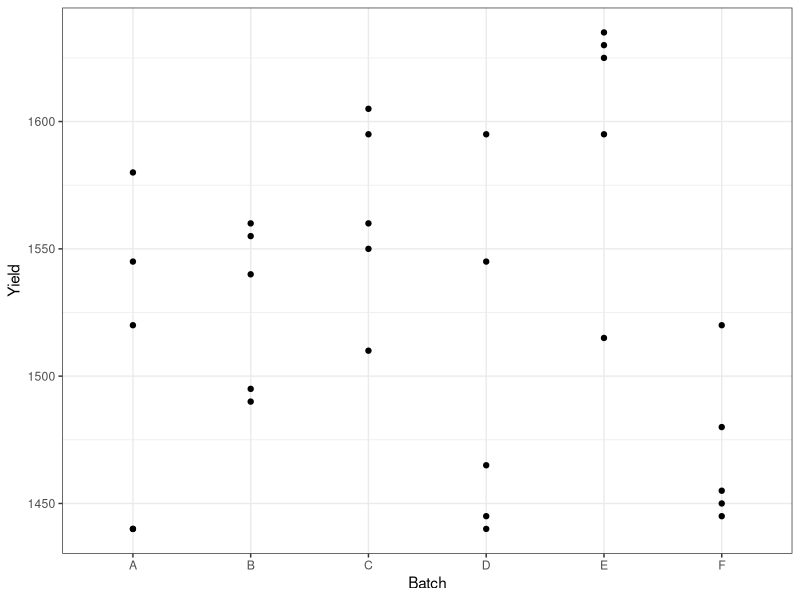
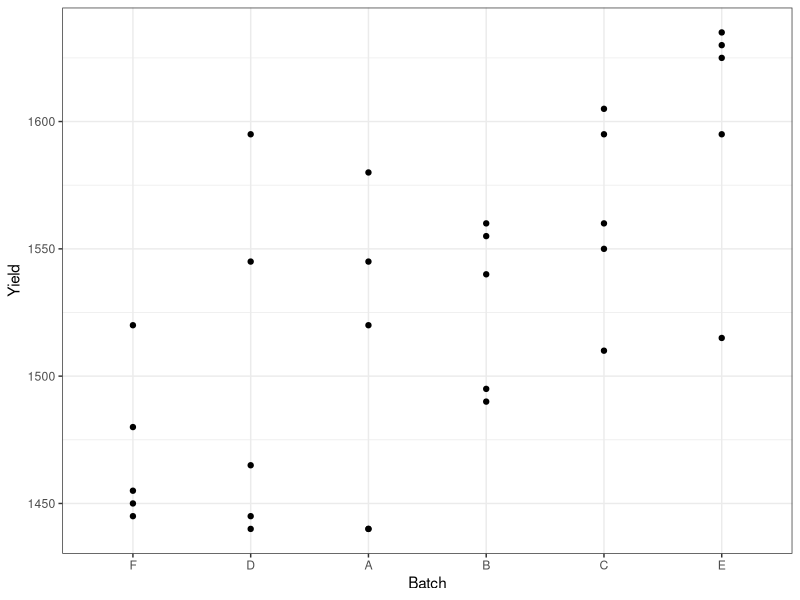
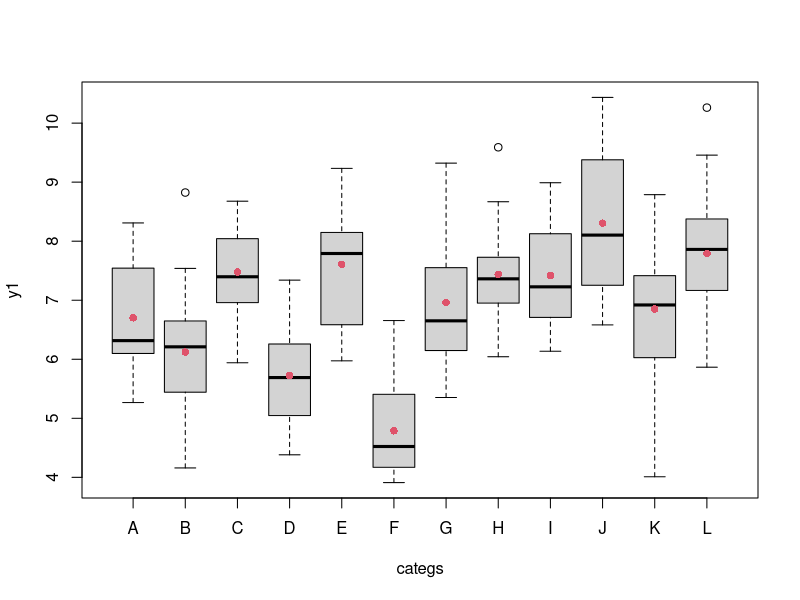
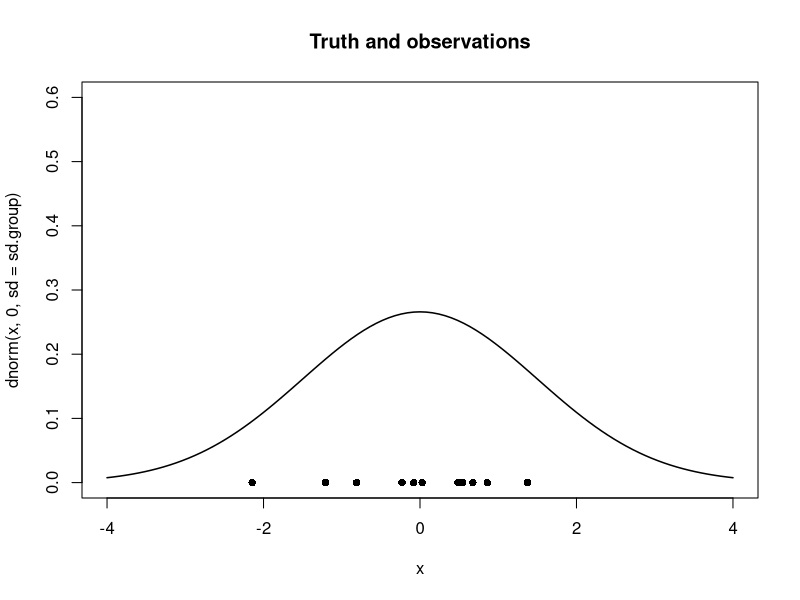
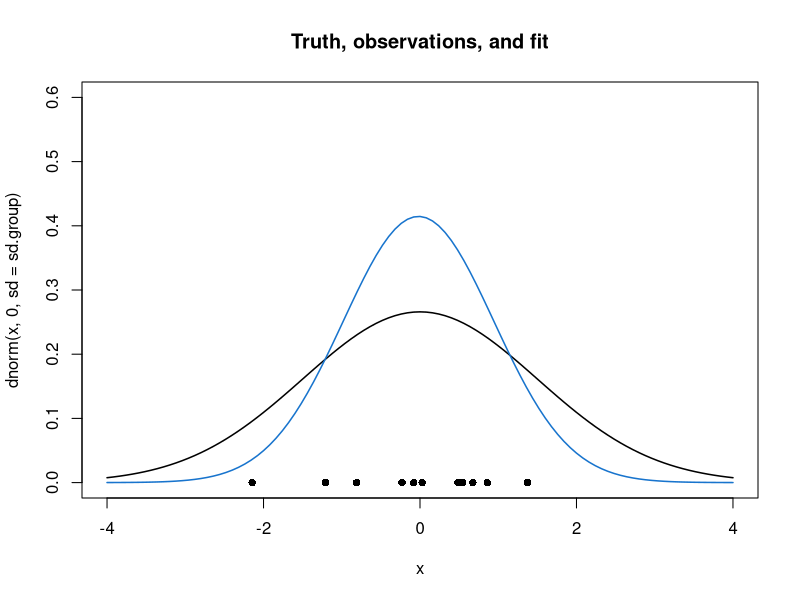

Write R code to recreate these figures, in order.
## ---- chunk 1
packages = c("ggplot2", "arm", "gridExtra",
             "dplyr", "lme4")
lapply(packages, library, character.only = T)
theme_set(theme_bw())
## ---- chunk 2
diam = mutate(diamonds,
              cut = factor(cut, ordered = F),
              color = factor(color, ordered = F),
              cut = relevel(cut, ref = "Ideal"),
              color = relevel(color, ref = "G"))
mod = lm(price ~ carat * cut + cut*color, data = diam)
## ---- chunk 3
round(coef(mod), 2)[c(1:8, 13:14)]
## ---- chunk 4
coef(mod) %>% round(2) %>% tail(6)
## ---- chunk 5
Dyestuff %>% group_by(Batch) %>%
    summarize(n.obs = n(), avg.Yield = mean(Yield),
              sd.Yield = round(sd(Yield), 1))
## ---- chunk 6
ggplot(Dyestuff, aes(x = Batch, y = Yield)) +
    geom_point()
## ---- chunk 7
Dyestuff = mutate(Dyestuff, Batch = reorder(Batch, X = Yield, FUN = mean))
ggplot(Dyestuff, aes(x = Batch, y = Yield)) +
    geom_point()
## ---- chunk 8
fe <- lm(Yield ~ Batch, data = Dyestuff)
arm::display(fe)
## ---- chunk 9
Dyestuff %>% group_by(Batch) %>% 
    summarize(mean.yield = mean(Yield)) %>%
    mutate(lm.coef = coef(fe))
## ---- chunk 10
library(lme4)
re  <- lmer(Yield ~ 1 + (1 | Batch), data = Dyestuff)
display(re)
## ---- chunk 11
ranef(re)
## ---- chunk 12
# some simulation parameters
set.seed(1)
n.groups = 12
n.obs.per.group = rpois(n = n.groups, lambda = 20)

sd.group   = 1.5
mean.group = 3
intercept  = 4
sd.resid   = 1
## ---- chunk 13
# random means
x1 <- rep(rnorm(n.groups, mean.group, sd.group), n.obs.per.group) 
# categories
categs <- as.factor(rep(LETTERS[1:n.groups], n.obs.per.group))

# response
y1 <- intercept + x1 + rnorm(sum(n.obs.per.group), 0, sd.resid)

(means <- tapply(y1, categs, mean))
## ---- chunk 14
plot(y1 ~ categs)
points(unique(categs), means, pch=16, col=2)
## ---- chunk 15
mod.fixed <- lm(y1 ~ categs)
display(mod.fixed)
## ---- chunk 16
mod.random1 <- lmer(y1 ~  (1 | categs))
display(mod.random1)
## ---- chunk 17
mod.random1.sd  <- sqrt(VarCorr(mod.random1)$categs[1])
fixef(mod.random1)
## ---- chunk 18
curve(dnorm(x, 0, sd = sd.group), from = -4, to = 4,
      ylim = c(0, 0.6), lwd = 1.5, main = "Truth and observations")
points(x = means - mean(means), y = rep(0, length(means)), pch = 16)
## ---- chunk 19
curve(dnorm(x, 0, sd = sd.group), from = -4, to = 4,
      ylim = c(0, 0.6), lwd = 1.5,
      main = "Truth, observations, and fit")
points(x = means - mean(means), y = rep(0, length(means)), pch = 16)
curve(dnorm(x, mean = mean(y1) - fixef(mod.random1),
            sd = mod.random1.sd), add = T, col = "dodgerblue3", lwd = 1.5)
